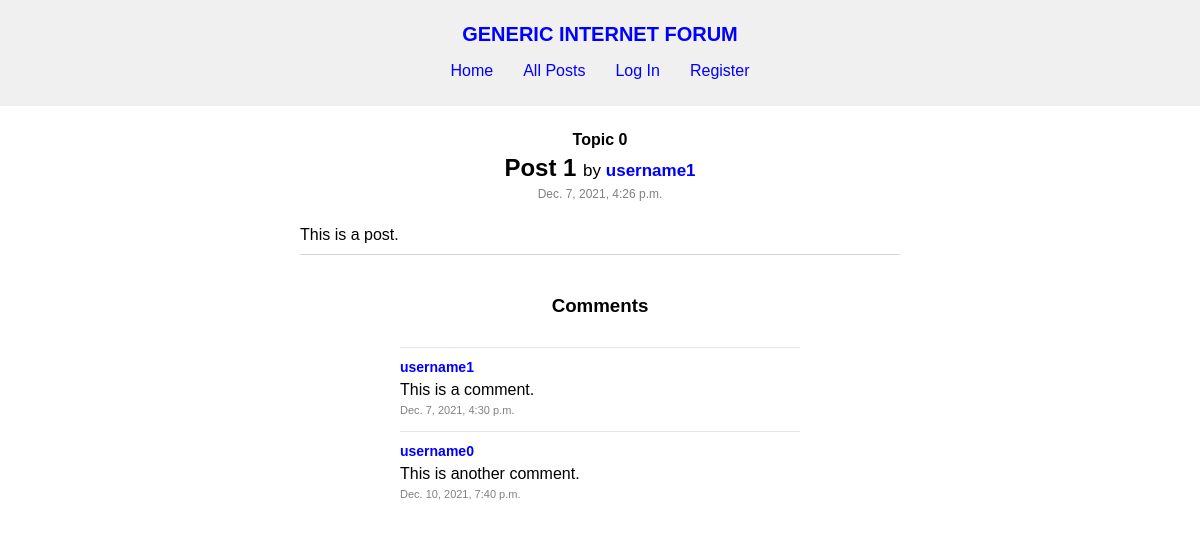
/post/1, run on the app's committed database.
### forum/models.py (models this page shows, shortened)
class Post(models.Model):
    topic = models.ForeignKey(
        Topic, on_delete=models.CASCADE, related_name="posts")
    author = models.ForeignKey(
        User, on_delete=models.CASCADE, related_name="posts")
    title = models.TextField(max_length=120)
    content = models.TextField(max_length=5000)
    timestamp = models.DateTimeField(auto_now_add=True)

class Topic(models.Model):
    creator = models.ForeignKey(
        User, on_delete=models.CASCADE, related_name="topics")
    name = models.TextField(max_length=120, unique=True)
    description = models.TextField(max_length=1000)
    timestamp = models.DateTimeField(auto_now_add=True)

class User(AbstractUser):
    pass

class Comment(models.Model):
    post = models.ForeignKey(
        Post, on_delete=models.CASCADE, related_name="comments")
    author = models.ForeignKey(
        User, on_delete=models.CASCADE, related_name="comments")
    content = models.TextField(max_length=5000)
    timestamp = models.DateTimeField(auto_now_add=True)

### forum/views.py (the view, shortened to what this page needs)
# urls.py: path("post/<str:post_id>", views.post, name="post"),
def post(request, post_id):
    try:
        post = Post.objects.get(id=post_id)
    except Post.DoesNotExist:
        return render(request, "forum/post.html", {
            "message": "This post doesn't exist."
        })
    comments = post.comments.all()
    return render(request, "forum/post.html", {
        "post": post,
        "comments": comments
    })

### forum/templates/forum/post.html (shortened to what this page needs)
{% extends "forum/layout.html" %}
{% load static %}
{% block css %}
    <link rel="stylesheet" href="{% static 'forum/post.css' %}">
    <link rel="stylesheet" href="{% static 'forum/form.css' %}">
{% endblock %}
{% block body %}
    {% if post %}
        <section id="post-{{ post.id }}">
            <p id="topic-name">{{ post.topic.name }}</p>
            <h1 id="post-title">{{ post.title }} <span class="post-by">by <a href="{% url 'profile' post.author.username %}">{{ post.author.username }}</a></span></h1>
            <p class="post-timestamp">{{ post.timestamp }}</p>
            <p class="post-content">{{ post.content }}</p>
        </section>
        <hr>
        <section id="comments">
            <h3>Comments</h3>
            {% if comments %}
                <ul class="comments-container">
                    {% for comment in comments %}
                        <li class="comment">
                            <a href="{% url 'profile' comment.author.username %}">{{ comment.author.username }}</a>
                            <p>{{ comment.content }}</p>
                            <p class="comment-timestamp">{{ comment.timestamp }}</p>
                        </li>
                    {% endfor %}
                </ul>
            {% endif %}
        </section>
    {% endif %}
{% endblock %}

### forum/static/forum/layout.css (style rules this page uses)
body { margin: 0; font-family: sans-serif; }
h1, h2, h3 { text-align: center; }
ul { list-style: none; padding: 0; }
a { text-decoration: none; color: blue; }
hr { border: none; border-top: 1px solid lightgray; }

### forum/static/forum/post.css (style rules this page uses)
hr { margin: 10px 0 40px; }
.post-by { font-size: 17px; font-weight: normal; }
.post-by a { font-weight: bold; }
.post-timestamp { font-size: 12px; color: gray; margin: 0; text-align: center; }
.comments-container { max-width: 400px; margin: 30px auto 0; }
.comment { border-top: 1px solid #e6e6e6; padding: 10px 0; }
.comment a { font-weight: bold; font-size: 14px; }
.comment p { margin: 5px 0; text-align: start; }
.comment-timestamp { font-size: 11px; color: gray; }
#topic-name { text-align: center; font-weight: bold; margin: 10px 0 0; }
#post-title { margin: 5px; }
.post-content { white-space: pre; margin: 25px 0 5px; }

### data on the page
Post: topic.name "Topic 0", title "Post 1", author.username "username1", timestamp "Dec. 7, 2021, 4:26 p.m.", content "This is a post."
Comment: author.username "username1", content "This is a comment.", timestamp "Dec. 7, 2021, 4:30 p.m."
Comment: author.username "username0", content "This is another comment.", timestamp "Dec. 10, 2021, 7:40 p.m."
